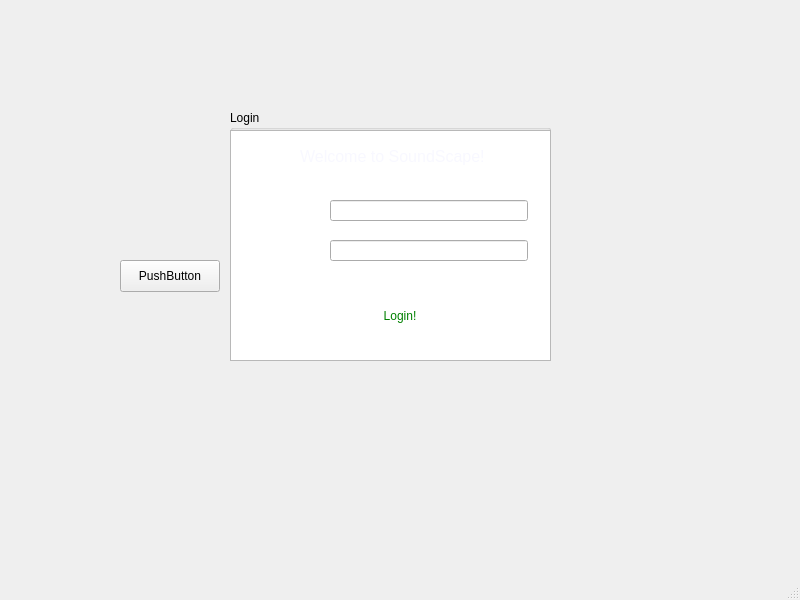
<?xml version="1.0" encoding="UTF-8"?>
<ui version="4.0">
 <class>LoginWindow</class>
 <widget class="QMainWindow" name="LoginWindow">
  <property name="geometry">
   <rect>
    <x>0</x>
    <y>0</y>
    <width>800</width>
    <height>600</height>
   </rect>
  </property>
  <property name="windowTitle">
   <string>LoginWindow</string>
  </property>
  <widget class="QWidget" name="centralwidget">
   <widget class="QPushButton" name="pushButton_spotify">
    <property name="geometry">
     <rect>
      <x>270</x>
      <y>210</y>
      <width>221</width>
      <height>61</height>
     </rect>
    </property>
    <property name="text">
     <string>Connect to Spotify</string>
    </property>
   </widget>
   <widget class="QGroupBox" name="groupBox_login">
    <property name="geometry">
     <rect>
      <x>230</x>
      <y>110</y>
      <width>321</width>
      <height>251</height>
     </rect>
    </property>
    <property name="title">
     <string>Login</string>
    </property>
    <widget class="QGraphicsView" name="graphicsView">
     <property name="geometry">
      <rect>
       <x>0</x>
       <y>20</y>
       <width>321</width>
       <height>231</height>
      </rect>
     </property>
     <property name="autoFillBackground">
      <bool>false</bool>
     </property>
     <property name="styleSheet">
      <string notr="true">background: qradialgradient(cx:0.5, cy:0.5, radius: 3.5,
              fx:4.5, fy:2.5, stop:0 green, stop:1 white, stop:2 blue);
</string>
     </property>
     <property name="backgroundBrush">
      <brush brushstyle="NoBrush">
       <color alpha="255">
        <red>148</red>
        <green>33</green>
        <blue>146</blue>
       </color>
      </brush>
     </property>
     <property name="foregroundBrush">
      <brush brushstyle="NoBrush">
       <color alpha="255">
        <red>255</red>
        <green>147</green>
        <blue>0</blue>
       </color>
      </brush>
     </property>
    </widget>
    <widget class="QPushButton" name="pushButton_login">
     <property name="geometry">
      <rect>
       <x>70</x>
       <y>190</y>
       <width>200</width>
       <height>32</height>
      </rect>
     </property>
     <property name="styleSheet">
      <string notr="true">background-color:white;
color:green;
border-style: outset;
border-radius: 10px;
border-width: 2px;
border-color: white;
font: QFont f(&quot;Helvetica&quot;);
</string>
     </property>
     <property name="text">
      <string>Login!</string>
     </property>
    </widget>
    <widget class="QLabel" name="label_2">
     <property name="geometry">
      <rect>
       <x>30</x>
       <y>110</y>
       <width>62</width>
       <height>63</height>
      </rect>
     </property>
     <property name="styleSheet">
      <string notr="true">color:white;</string>
     </property>
     <property name="text">
      <string>Password:</string>
     </property>
    </widget>
    <widget class="QLineEdit" name="lineEdit_password">
     <property name="geometry">
      <rect>
       <x>100</x>
       <y>130</y>
       <width>198</width>
       <height>21</height>
      </rect>
     </property>
    </widget>
    <widget class="QLabel" name="label">
     <property name="geometry">
      <rect>
       <x>30</x>
       <y>70</y>
       <width>198</width>
       <height>63</height>
      </rect>
     </property>
     <property name="styleSheet">
      <string notr="true">color:white;</string>
     </property>
     <property name="text">
      <string>Username:</string>
     </property>
    </widget>
    <widget class="QLabel" name="loginTitle">
     <property name="geometry">
      <rect>
       <x>60</x>
       <y>20</y>
       <width>198</width>
       <height>63</height>
      </rect>
     </property>
     <property name="styleSheet">
      <string notr="true">color:white;</string>
     </property>
     <property name="text">
      <string>&lt;html&gt;
  &lt;head&gt;
    &lt;style&gt;
      body {
        font-family: Arial, sans-serif;
        background-color: #f2f2f2;
      }
  p {
    color: #f8f8ff;
    font-size: 16px;
    line-height: 1.5;
  }
&lt;/style&gt;
  &lt;/head&gt;
  &lt;body&gt;
    &lt;p&gt;Welcome to SoundScape!&lt;/p&gt;
  &lt;/body&gt;
&lt;/html&gt;




</string>
     </property>
     <property name="alignment">
      <set>Qt::AlignRight|Qt::AlignTrailing|Qt::AlignVCenter</set>
     </property>
    </widget>
    <widget class="QLineEdit" name="lineEdit_username">
     <property name="geometry">
      <rect>
       <x>100</x>
       <y>90</y>
       <width>198</width>
       <height>21</height>
      </rect>
     </property>
    </widget>
   </widget>
   <widget class="QPushButton" name="pushButton">
    <property name="geometry">
     <rect>
      <x>120</x>
      <y>260</y>
      <width>100</width>
      <height>32</height>
     </rect>
    </property>
    <property name="text">
     <string>PushButton</string>
    </property>
   </widget>
   <widget class="QWidget" name="">
    <property name="geometry">
     <rect>
      <x>-20</x>
      <y>-60</y>
      <width>285</width>
      <height>179</height>
     </rect>
    </property>
    <layout class="QHBoxLayout" name="horizontalLayout"/>
   </widget>
   <widget class="QWidget" name="layoutWidget">
    <property name="geometry">
     <rect>
      <x>380</x>
      <y>-70</y>
      <width>289</width>
      <height>183</height>
     </rect>
    </property>
    <layout class="QVBoxLayout" name="verticalLayout">
     <item>
      <layout class="QHBoxLayout" name="horizontalLayout_2"/>
     </item>
    </layout>
   </widget>
  </widget>
  <widget class="QMenuBar" name="menubar">
   <property name="geometry">
    <rect>
     <x>0</x>
     <y>0</y>
     <width>800</width>
     <height>22</height>
    </rect>
   </property>
  </widget>
  <widget class="QStatusBar" name="statusbar"/>
 </widget>
 <resources/>
 <connections/>
</ui>
